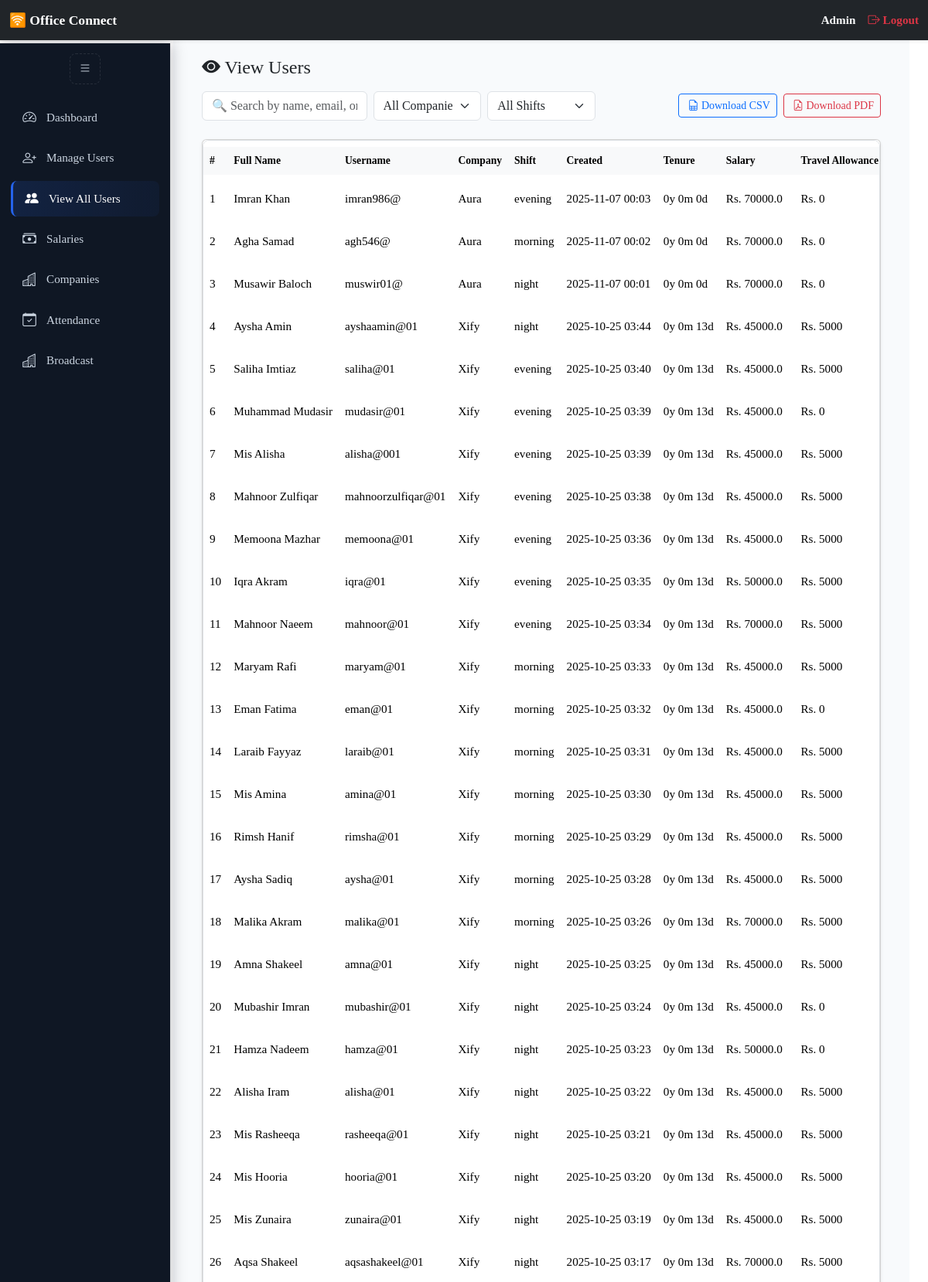
Screenshot of /admin/view-users (signed in, upper part) with the database file from the repository.
### app/models.py (models this page shows, shortened)
class User(db.Model, UserMixin):
    __tablename__ = 'users'
    id = db.Column(db.Integer, primary_key=True)
    first_name = db.Column(db.String(50), nullable=True)
    last_name = db.Column(db.String(50), nullable=True)
    username = db.Column(db.String(64), unique=True, nullable=False)
    email = db.Column(db.String(120), unique=True)
    password_hash = db.Column(db.String(128), nullable=False)
    shift = db.Column(db.String(20), nullable=True)
    role = db.Column(db.String(20), nullable=False, default='agent')
    cnic = db.Column(db.String(20), nullable=True)
    company_id = db.Column(db.Integer, db.ForeignKey('companies.id'))
    company = db.relationship('Company', back_populates='users')
    salary = db.Column(db.Float, nullable=True, default=0.0)
    is_active_db = db.Column(db.Boolean, default=True)
    created_at = db.Column(db.DateTime, default=datetime.utcnow)
    travel_allowance_eligible = db.Column(db.Boolean, default=False)
    travel_allowance_amount = db.Column(db.Integer, nullable=True)
    father_name = db.Column(db.String(100), nullable=True)
    current_address = db.Column(db.String(255), nullable=True)
    permanent_address = db.Column(db.String(255), nullable=True)
    contact_number = db.Column(db.String(20), nullable=True)
    emergency_contact = db.Column(db.String(20), nullable=True)
    whatsapp_number = db.Column(db.String(20), nullable=True)
    blood_group = db.Column(db.String(10), nullable=True)
    resume_path = db.Column(db.String(255), nullable=True)  # Path to uploaded CV
    profile_picture = db.Column(db.String(255), nullable=True)
    cnic_front = db.Column(db.String(255), nullable=True)
    cnic_back = db.Column(db.String(255), nullable=True)
    guardian_cnic_front = db.Column(db.String(255), nullable=True)
    guardian_cnic_back = db.Column(db.String(255), nullable=True)
    profile_locked = db.Column(db.Boolean, default=False)
    penalties = db.relationship('Penalty', backref='user', foreign_keys='Penalty.user_id', lazy=True)
    marked_penalties = db.relationship('Penalty', backref='marker', foreign_keys='Penalty.marked_by', lazy=True)
    clearances = db.relationship('Clearance', backref='user', foreign_keys='Clearance.user_id', lazy=True)
    marked_clearances = db.relationship('Clearance', backref='marker', foreign_keys='Clearance.marked_by', lazy=True)
    @property
    def is_active(self):
        if self.username.lower() == "admin":
            return True
        return self.is_active_db

class Company(db.Model):
    __tablename__ = 'companies'
    id = db.Column(db.Integer, primary_key=True)
    name = db.Column(db.String(150), unique=True, nullable=False)
    created_by = db.Column(db.String(100), nullable=False)
    created_at = db.Column(db.DateTime, default=datetime.utcnow)
    users = db.relationship('User', back_populates='company', lazy=True)

### app/routes/admin_routes.py (the view)
@admin_bp.route('/view-users')
@login_required
def view_users():
    if current_user.role != "admin":
        flash("Access denied.", "danger")
        return redirect(url_for('auth.login'))
    users = User.query.options(joinedload(User.company)).order_by(User.id.desc()).all()
    current_time = datetime.now()
    companies = Company.query.order_by(Company.name.asc()).all()
    return render_template('admin/view_users.html', users=users, companies=companies, current_time=current_time)

### app/routes/auth_routes.py (called while the page is built)
@login_manager.user_loader
def load_user(user_id):
    return User.query.get(int(user_id))

### app/templates/admin/view_users.html (shortened to what this page needs)
{% extends "dashboard_base.html" %}
{% block dashboard_content %}
<link href="https://cdn.jsdelivr.net/npm/bootstrap@5.3.3/dist/css/bootstrap.min.css" rel="stylesheet">
<div class="container-fluid py-3">
  <div class="d-flex justify-content-between align-items-center mb-3">
    <h4 class="mb-0"><i class="bi bi-eye-fill"></i> View Users</h4>
  </div>
  <div class="row g-2 align-items-center mb-4">
    <div class="col-12 col-md-3">
      <input type="text" id="userSearch" class="form-control" placeholder="🔍 Search by name, email, or username">
    </div>
    <div class="col-6 col-md-2">
      <select id="companyFilter" class="form-select">
        <option value="">All Companies</option>
      </select>
    </div>
    <div class="col-6 col-md-2">
      <select id="shiftFilter" class="form-select">
        <option value="">All Shifts</option>
      </select>
    </div>
    <div class="col-12 col-md-5 text-md-end text-center">
      <a href="{{ url_for('admin.download_all_users', format='csv') }}" class="btn btn-outline-primary btn-sm me-1">
        <i class="bi bi-file-earmark-spreadsheet"></i> Download CSV
      </a>
      <a href="{{ url_for('admin.download_all_users', format='pdf') }}" class="btn btn-outline-danger btn-sm">
        <i class="bi bi-file-earmark-pdf"></i> Download PDF
      </a>
    </div>
  </div>
  <div class="card shadow-sm">
    <div class="table-responsive">
      <table class="table align-middle text-end">
        <thead class="table-light">
          <tr>
            <th>#</th>
            <th>Full Name</th>
            <th>Username</th>
            <th>Company</th>
            <th>Shift</th>
            <th>Created</th>
            <th>Tenure</th>
            <th>Salary</th>
            <th>Travel Allowance</th>
          </tr>
        </thead>
        <tbody id="userTableBody">
          {% for user in users %}
          <tr>
            <td>{{ loop.index }}</td>
            <td>{{ user.first_name }} {{ user.last_name }}</td>
            <td>{{ user.username }}</td>
            <td>{{ user.company.name if user.company else '-' }}</td>
            <td>{{ user.shift or '-' }}</td>
            <td>{{ user.created_at.strftime('%Y-%m-%d %H:%M') }}</td>
            {% set delta = (current_time - user.created_at) %}
            {% set years = delta.days // 365 %}
            {% set months = (delta.days % 365) // 30 %}
            {% set days = (delta.days % 365) % 30 %}
            <td>{{ years }}y {{ months }}m {{ days }}d</td>
            <td>Rs. {{ user.salary or 0 }}</td>
            <td>Rs. {{ user.travel_allowance_amount or 0 }}</td>
          </tr>
          {% else %}
          <tr><td colspan="11" class="text-center py-3">No users found.</td></tr>
          {% endfor %}
        </tbody>
      </table>
    </div>
  </div>
</div>
{% endblock %}

### app/templates/partials/navbar.html (shortened to what this page needs)
<nav class="navbar navbar-dark bg-dark fixed-top shadow-sm py-2">
  <div class="container-fluid d-flex justify-content-between align-items-center">
    <div class="d-flex align-items-center">
      <a class="navbar-brand fw-semibold" href="/">🛜 Office Connect</a>
    </div>
    <div class="d-flex align-items-center flex-wrap text-end">
      <span class="text-light me-3 fw-semibold">{{ current_user.role|capitalize }}</span>
      <a class="nav-link text-danger fw-semibold d-flex align-items-center" href="{{ url_for('auth.logout') }}">
        <i class="bi bi-box-arrow-right"></i> Logout
      </a>
    </div>
  </div>
</nav>

### app/templates/base.html (style rules this page uses)
html, body { width: 100%; height: 100%; margin: 0; padding: 0; overflow-x: hidden; background-color: #f5f7fb; font-family: 'Times New Roman', Times, serif !important; color: #1f2937; line-height: 1.6; scroll-behavior: smooth; }
:root { --primary: #2563eb; --primary-dark: #1e3a8a; --accent: #16a34a; --card-bg: #ffffff; --muted: #64748b; --shadow-sm: 0 4px 10px rgba(0, 0, 0, 0.05); --shadow-md: 0 8px 20px rgba(0, 0, 0, 0.1); --bubble-hover: 0 8px 20px rgba(37, 99, 235, 0.12); }
.card { border: none; border-radius: 16px; background: var(--card-bg); box-shadow: var(--shadow-sm); transition: transform 0.3s ease, box-shadow 0.3s ease; overflow: hidden; max-width: 100%; }
.table { border-collapse: separate; border-spacing: 0 8px; width: 100%; table-layout: auto; }
.table thead { background: #f1f5f9; color: var(--primary-dark); text-transform: uppercase; font-size: 0.85rem; }
.table tbody tr { background: #fff; border-radius: 10px; transition: transform 0.25s ease, box-shadow 0.25s ease; }
.table th, .table td { vertical-align: middle; padding: 14px 12px; border: none; text-align: center; word-break: break-word; }
.btn { border-radius: 10px; font-family: 'Times New Roman', Times, serif; transition: all 0.25s ease; white-space: nowrap; }
.table-responsive { overflow-x: auto; }
.table td, .table th { white-space: nowrap; vertical-align: middle; }
body { padding-top: 56px; }

### app/templates/partials/navbar.html (style rules this page uses)
.navbar { font-family: 'Times New Roman', Times, serif; transition: all 0.3s ease; z-index: 1050; }
.navbar .navbar-brand { font-size: 1.1rem; white-space: nowrap; }
.navbar .text-light, .navbar .nav-link { font-size: 0.95rem; white-space: nowrap; }
.navbar .nav-link i { margin-right: 4px; }
body { padding-top: 8px; }
.navbar { z-index: 3000 !important; }

### app/templates/dashboard_base.html (style rules this page uses)
:root { --sidebar-bg: #0f1724; --sidebar-hover: #14243a; --accent: #2563eb; --muted: #cbd5e1; --header-h: 56px; --content-bg: #f8fafc; }
body { font-family: 'Times New Roman', Times, serif !important; margin: 0; overflow-x: hidden; }
.table th, .table td { text-align: left; vertical-align: middle; }
.table th { white-space: nowrap; }
.btn-sm i { margin-left: 3px; }
.table-responsive { max-height: 72vh; overflow-y: auto; overflow-x: auto; border-radius: 8px; border: 1px solid #dee2e6; box-shadow: 0 2px 6px rgba(0,0,0,0.05); }
table { width: 100%; border-collapse: collapse; font-size: 0.95rem; text-align: left; background-color: #fff; }
thead th { position: sticky; top: 0; background-color: #212529; color: white; z-index: 10; font-weight: 600; text-transform: capitalize; white-space: nowrap; padding: 10px 12px; }
tbody td { padding: 80px 12px; border-bottom: 1px solid #dee2e6; vertical-align: middle; color: #333; }

### rows the page displays
User: role "Admin"
User: first_name "Imran", last_name "Khan", username "imran986@", company "Aura", shift "evening", created_at "2025-11-07 00:03", salary "70000.0", travel_allowance_amount "0"
User: first_name "Agha", last_name "Samad", username "agh546@", company "Aura", shift "morning", created_at "2025-11-07 00:02", salary "70000.0", travel_allowance_amount "0"
User: first_name "Musawir", last_name "Baloch", username "muswir01@", company "Aura", shift "night", created_at "2025-11-07 00:01", salary "70000.0", travel_allowance_amount "0"
User: first_name "Aysha", last_name "Amin", username "ayshaamin@01", company "Xify", shift "night", created_at "2025-10-25 03:44", profile_locked "0", salary "45000.0", travel_allowance_amount "5000"
User: first_name "Saliha", last_name "Imtiaz", username "saliha@01", company "Xify", shift "evening", created_at "2025-10-25 03:40", profile_locked "0", salary "45000.0", travel_allowance_amount "5000"
User: first_name "Muhammad", last_name "Mudasir", username "mudasir@01", company "Xify", shift "evening", created_at "2025-10-25 03:39", salary "45000.0", travel_allowance_amount "0"
User: first_name "Mis", last_name "Alisha", username "alisha@001", company "Xify", shift "evening", created_at "2025-10-25 03:39", profile_locked "0", salary "45000.0", travel_allowance_amount "5000"
User: first_name "Mahnoor", last_name "Zulfiqar", username "mahnoorzulfiqar@01", company "Xify", shift "evening", created_at "2025-10-25 03:38", profile_locked "0", salary "45000.0", travel_allowance_amount "5000"
User: first_name "Memoona", last_name "Mazhar", username "memoona@01", company "Xify", shift "evening", created_at "2025-10-25 03:36", profile_locked "0", salary "45000.0", travel_allowance_amount "5000"
User: first_name "Iqra", last_name "Akram", username "iqra@01", company "Xify", shift "evening", created_at "2025-10-25 03:35", profile_locked "0", salary "50000.0", travel_allowance_amount "5000"
User: first_name "Mahnoor", last_name "Naeem", username "mahnoor@01", company "Xify", shift "evening", created_at "2025-10-25 03:34", profile_locked "0", salary "70000.0", travel_allowance_amount "5000"
User: first_name "Maryam", last_name "Rafi", username "maryam@01", company "Xify", shift "morning", created_at "2025-10-25 03:33", profile_locked "0", salary "45000.0", travel_allowance_amount "5000"
User: first_name "Eman", last_name "Fatima", username "eman@01", company "Xify", shift "morning", created_at "2025-10-25 03:32", salary "45000.0", travel_allowance_amount "0"
User: first_name "Laraib", last_name "Fayyaz", username "laraib@01", company "Xify", shift "morning", created_at "2025-10-25 03:31", profile_locked "0", salary "45000.0", travel_allowance_amount "5000"
User: first_name "Mis", last_name "Amina", username "amina@01", company "Xify", shift "morning", created_at "2025-10-25 03:30", profile_locked "0", salary "45000.0", travel_allowance_amount "5000"
User: first_name "Rimsh", last_name "Hanif", username "rimsha@01", company "Xify", shift "morning", created_at "2025-10-25 03:29", profile_locked "0", salary "45000.0", travel_allowance_amount "5000"
User: first_name "Aysha", last_name "Sadiq", username "aysha@01", company "Xify", shift "morning", created_at "2025-10-25 03:28", profile_locked "0", salary "45000.0", travel_allowance_amount "5000"
User: first_name "Malika", last_name "Akram", username "malika@01", company "Xify", shift "morning", created_at "2025-10-25 03:26", profile_locked "0", salary "70000.0", travel_allowance_amount "5000"
User: first_name "Amna", last_name "Shakeel", username "amna@01", company "Xify", shift "night", created_at "2025-10-25 03:25", profile_locked "0", salary "45000.0", travel_allowance_amount "5000"
User: first_name "Mubashir", last_name "Imran", username "mubashir@01", company "Xify", shift "night", created_at "2025-10-25 03:24", salary "45000.0", travel_allowance_amount "0"
User: first_name "Hamza", last_name "Nadeem", username "hamza@01", company "Xify", shift "night", created_at "2025-10-25 03:23", salary "50000.0", travel_allowance_amount "0"
User: first_name "Alisha", last_name "Iram", username "alisha@01", company "Xify", shift "night", created_at "2025-10-25 03:22", profile_locked "0", salary "45000.0", travel_allowance_amount "5000"
User: first_name "Mis", last_name "Rasheeqa", username "rasheeqa@01", company "Xify", shift "night", created_at "2025-10-25 03:21", profile_locked "0", salary "45000.0", travel_allowance_amount "5000"
User: first_name "Mis", last_name "Hooria", username "hooria@01", company "Xify", shift "night", created_at "2025-10-25 03:20", profile_locked "0", salary "45000.0", travel_allowance_amount "5000"
User: first_name "Mis", last_name "Zunaira", username "zunaira@01", company "Xify", shift "night", created_at "2025-10-25 03:19", profile_locked "0", salary "45000.0", travel_allowance_amount "5000"
User: first_name "Aqsa", last_name "Shakeel", username "aqsashakeel@01", company "Xify", shift "night", created_at "2025-10-25 03:17", profile_locked "0", salary "70000.0", travel_allowance_amount "5000"
